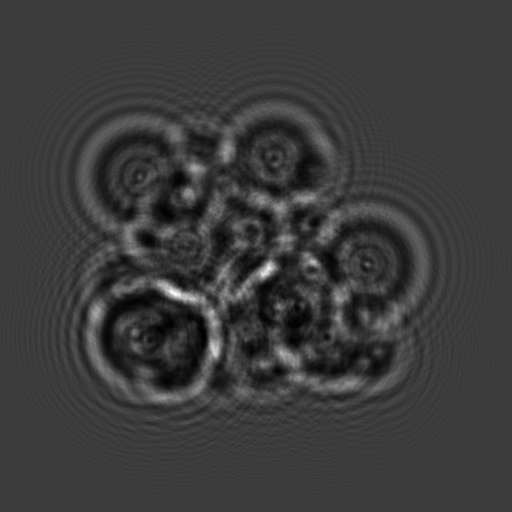
#> input picture examples/test_data/hologram_sphere_e15k_z50mm_p100nm_abs001.tiff, 512 x 512 px
$ jupyter execute --allow-errors holography_tf.ipynb
#> lines starting #> are read from the running program, lines starting #| are printed output that depends on the picture
### selfphish/ganrec.py
import os
import numpy as np
import json
from tqdm import tqdm
import tensorflow as tf
from selfphish.propagators import TomoRadon, TensorRadon, PhaseFresnel, PhaseFraunhofer
from selfphish.models import make_generator, make_discriminator
from selfphish.utils import RECONmonitor, ffactor


def tf_configures():
    os.environ["TF_CPP_MIN_LOG_LEVEL"] = "3"


# Load the configuration from the JSON file
def load_config(filename):
    # Get the directory of the script
    dir_path = os.path.dirname(os.path.realpath(__file__))

    # Construct the full path to the config file
    config_path = os.path.join(dir_path, filename)

    with open(config_path, "r") as file:
        config = json.load(file)
    return config


# Use the configuration
config = load_config("config.json")


# @tf.function
# [9 lines left out: function discriminator_loss, not called in this run]


def l1_loss(img1, img2):
    return tf.reduce_mean(tf.abs(img1 - img2))


def l2_loss(img1, img2):
    return tf.square(tf.reduce_mean(tf.abs(img1 - img2)))


# @tf.function
# [20 lines left out: functions generator_loss, tfnor_phase, avg_results, not called in this run]


class GANtomo:
    # [119 lines left out: functions __init__, make_model, tfnor_tomo, recon_step, recon, not called in this run]


class GANtensor:
    # [124 lines left out: functions __init__, make_model, tfnor_tomo, recon_step, recon, not called in this run]


class GANtomo3D:
    # [148 lines left out: functions __init__, make_model, tfnor_tomo, recon_step, recon_step_filter, recon, not called in this run]
        # return avg_results(recon, gen_loss)


class GANphase:
    # [113 lines left out: functions __init__, make_model, rec_step, recon, not called in this run]


class GANdiffraction:
    # [114 lines left out: functions __init__, tfnor_diff, make_model, rec_step, recon, not called in this run]

### examples/holography_tf.ipynb
# Load the necessary modules

[cell 1]
import tifffile
import matplotlib.pyplot as plt
from selfphish.utils import nor_phase
#> (the rest of this cell did not finish here and is left out)

[cell 2]
energy = 15 # in keV
z = 0.05 # in m
pv = 1e-7 # in m
abs_ratio = 0.001 # ratio of absorption to phase
iter_num = 2000
data = tifffile.imread('./test_data/hologram_sphere_e15k_z50mm_p100nm_abs001.tiff')
#> data is the input picture: shape (512, 512) float32; min 0.0106, max 4.21, mean 1
#> (the rest of this cell did not finish here and is left out)

[cell 3]
import glob
import numpy as np
from scipy.ndimage import uniform_filter
from skimage.metrics import structural_similarity as ssim

# Find all sphere_phase* files in test_results
img_f = tifffile.imread('../examples/test_data/phase_sphere.tiff')
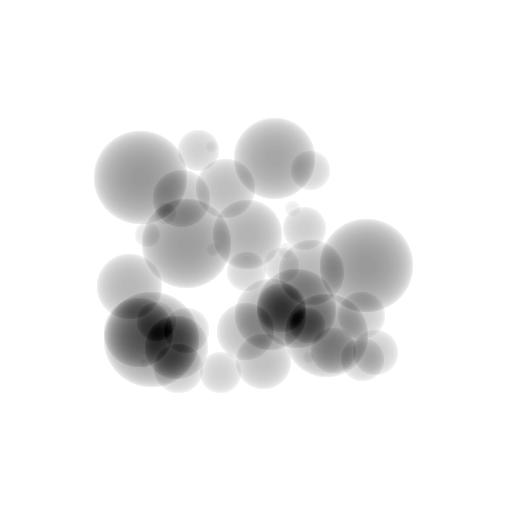
#> input picture examples/test_data/phase_sphere.tiff, 512 x 512 px
#> img_f is the input picture: shape (512, 512) float32; min -5.49, max 0.445, mean -4.32e-06
result_files = sorted(glob.glob('../examples/test_results/sphere_phase*.tiff'))
print('Found result files:', result_files)


def compute_local_nmse(x_recon, x_true, window_size=9):
    """
    Compute a 2D map of local NMSE using a sliding window.

    Parameters:
        x_recon (ndarray): Reconstructed image
        x_true (ndarray): Ground truth image
        window_size (int): Size of the local window (must be odd)

    Returns:
        ndarray: 2D NMSE map
    """
    eps = 1e-10  # to avoid division by zero
    sq_error = (x_recon - x_true) ** 2
    sq_true = x_true ** 2

    local_mse = uniform_filter(sq_error, size=window_size, mode='reflect')
    local_energy = uniform_filter(sq_true, size=window_size, mode='reflect')

    nmse_map = local_mse / (local_energy )
    return nmse_map
ssim_maps = []
nmse_maps = []
ssim_means = []
nmse_means = []

for f in result_files:
    img_r = tifffile.imread(f)
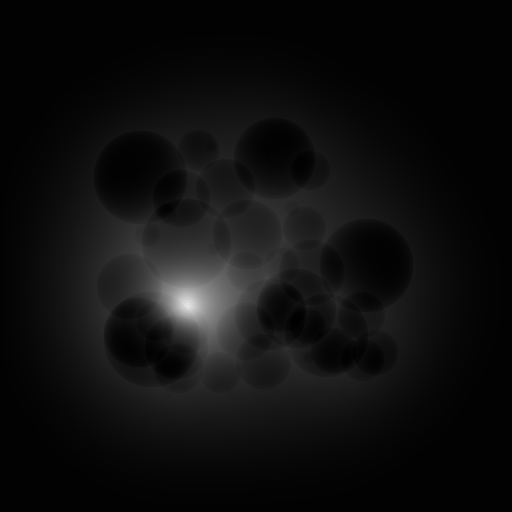
#> input picture examples/test_results/sphere_phase_e15_z001_p1e-7.tiff, 512 x 512 px
#> img_r is the input picture: shape (512, 512) float32; min -0.0613, max 1, mean 1.05e-09
    # Ensure shapes match
    if img_r.shape != img_f.shape:
        print(f'Shape mismatch for {f}, skipping.')
        continue
    # Compute SSIM map
    ssim_val, ssim_map = ssim(img_f, img_r, data_range=img_f.max()-img_f.min(), full=True)
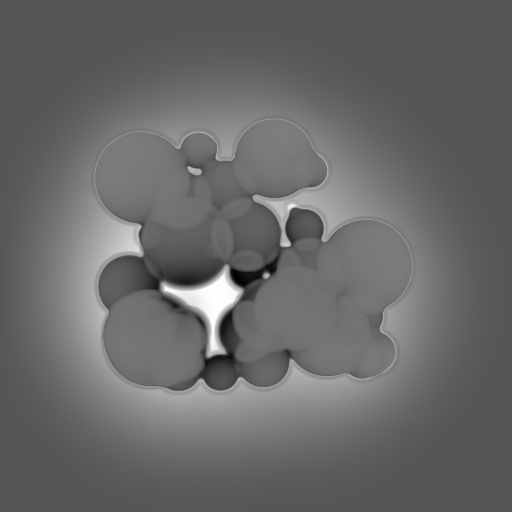
#> ssim_map: shape (512, 512) float32; min -0.817, max 0.992, mean -0.0739; drawn with min black and max white
#> ssim_val = -0.0708
    # Normalize SSIM map to [0, 1]
    ssim_map_norm = (ssim_map - ssim_map.min()) / (ssim_map.max() - ssim_map.min())
    ssim_maps.append(ssim_map_norm)
    ssim_means.append(np.mean(ssim_map_norm))
    # Compute NMSE map
    nmse_map = compute_local_nmse(img_r, img_f)
#> in compute_local_nmse, `sq_error = (x_recon - x_true) ** 2`:
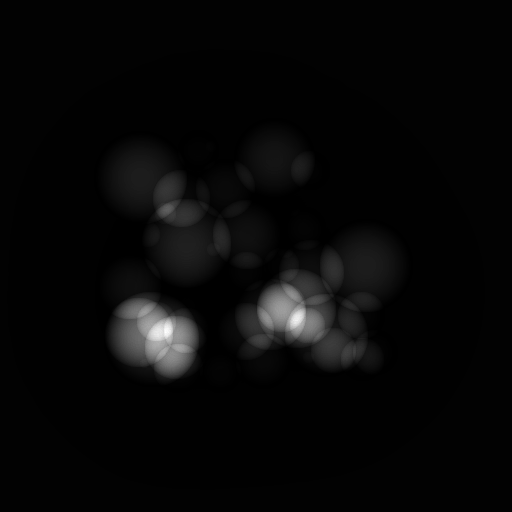
#> sq_error: shape (512, 512) float32; min 1.19e-08, max 30.36, mean 1; drawn with min black and max white
#> in compute_local_nmse, `nmse_map = local_mse / (local_energy )`:
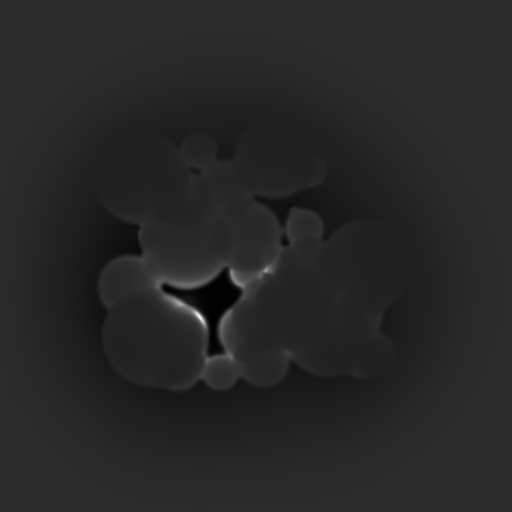
#> nmse_map: shape (512, 512) float32; min 0.00214, max 7.3, mean 1.12; drawn with min black and max white
    nmse_maps.append(nmse_map)
    nmse_means.append(np.mean(nmse_map))
#> pass 2 of the loop `for f in result_files:`:
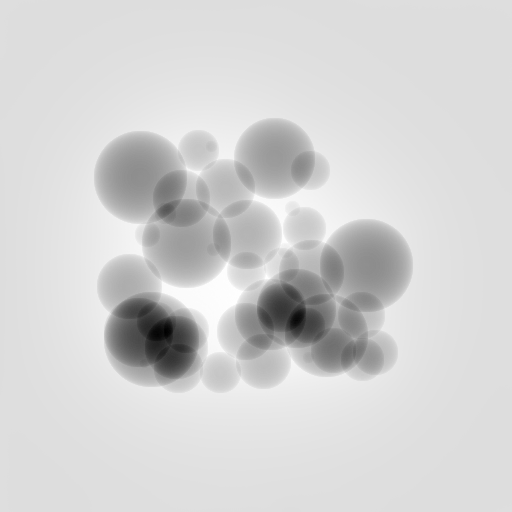
#> input picture examples/test_results/sphere_phase_e15_z005_p1e-7.tiff, 512 x 512 px
#> img_r is the input picture: shape (512, 512) float32; min -4.87, max 1, mean -1.4e-08
#> `ssim_val, ssim_map = ssim(img_f, img_r, data_range=img_f.max()-img_f.m..`:
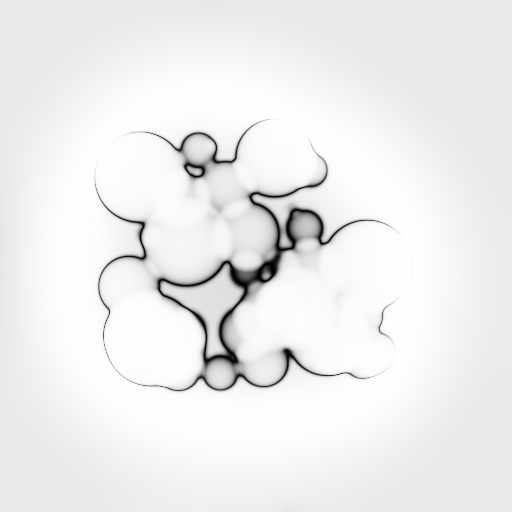
#> ssim_map: shape (512, 512) float32; min -0.959, max 0.999, mean 0.869; drawn with min black and max white
#> ssim_val = 0.87
#> in compute_local_nmse (call 2), `nmse_map = local_mse / (local_energy )`:
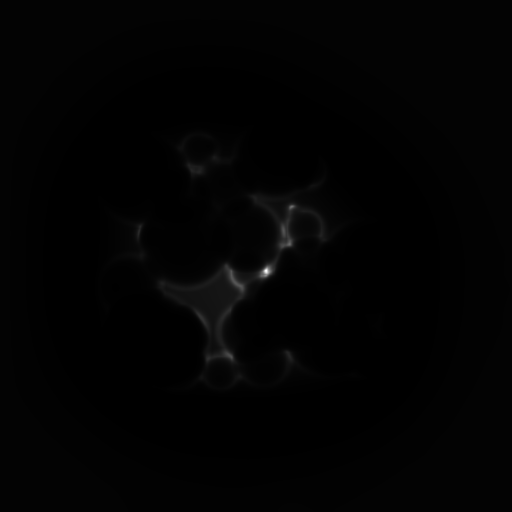
#> nmse_map: shape (512, 512) float32; min 0.000443, max 16.31, mean 0.178; drawn with min black and max white
#> pass 3 of the loop `for f in result_files:`:
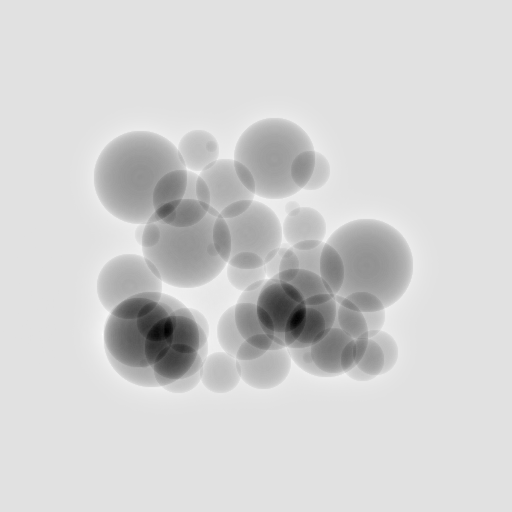
#> input picture examples/test_results/sphere_phase_e15_z01_p1e-7.tiff, 512 x 512 px
#> img_r is the input picture: shape (512, 512) float32; min -4.8, max 1, mean 0
#> `ssim_val, ssim_map = ssim(img_f, img_r, data_range=img_f.max()-img_f.m..`:
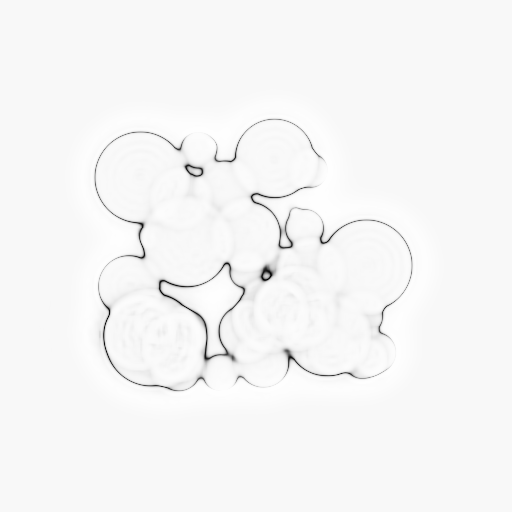
#> ssim_map: shape (512, 512) float32; min -0.811, max 0.999, mean 0.941; drawn with min black and max white
#> ssim_val = 0.94
#> in compute_local_nmse (call 3), `nmse_map = local_mse / (local_energy )`:
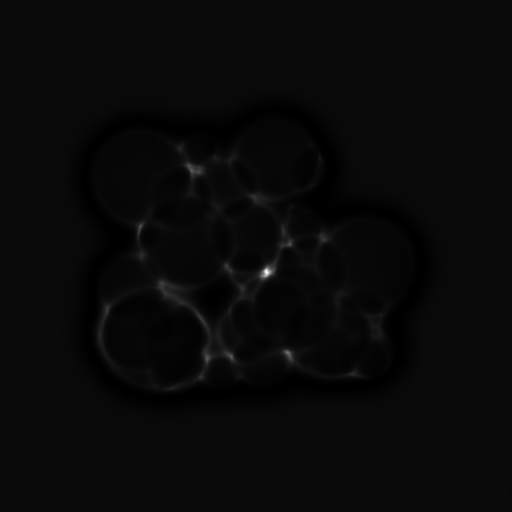
#> nmse_map: shape (512, 512) float32; min 0.000732, max 1.89, mean 0.0691; drawn with min black and max white

# Plot SSIM and NMSE maps for each result
for i, f in enumerate(result_files):
    if i >= len(ssim_maps):
        continue
    fig, axs = plt.subplots(1, 2, figsize=(12, 5))
    im0 = axs[0].imshow(ssim_maps[i], cmap='jet', vmin=0, vmax=1)
    axs[0].set_title(f'SSIM map (normalized)\n{f.split("/")[-1]}')
    axs[0].axis('off')
    plt.colorbar(im0, ax=axs[0], fraction=0.046, pad=0.04)
    # Add mean SSIM value at bottom left
    axs[0].text(0.01, 0.99, f"mean SSIM: {ssim_means[i]:.4f}", color='white', fontsize=10, ha='left', va='top', transform=axs[0].transAxes, bbox=dict(facecolor='black', alpha=0.5, boxstyle='round,pad=0.2'))
    im1 = axs[1].imshow(nmse_maps[i], cmap='jet', vmin=0, vmax=nmse_maps[i].max())
    axs[1].set_title('NMSE map')
    axs[1].axis('off')
    plt.colorbar(im1, ax=axs[1], fraction=0.046, pad=0.04)
    # Add mean NMSE value at bottom left
    axs[1].text(0.01, 0.99, f"mean NMSE: {nmse_means[i]:.4e}", color='white', fontsize=10, ha='left', va='top', transform=axs[1].transAxes, bbox=dict(facecolor='black', alpha=0.5, boxstyle='round,pad=0.2'))
    plt.tight_layout()
    plt.show()
#> this loop made 3 passes
#> pass 1, `plt.show()`:
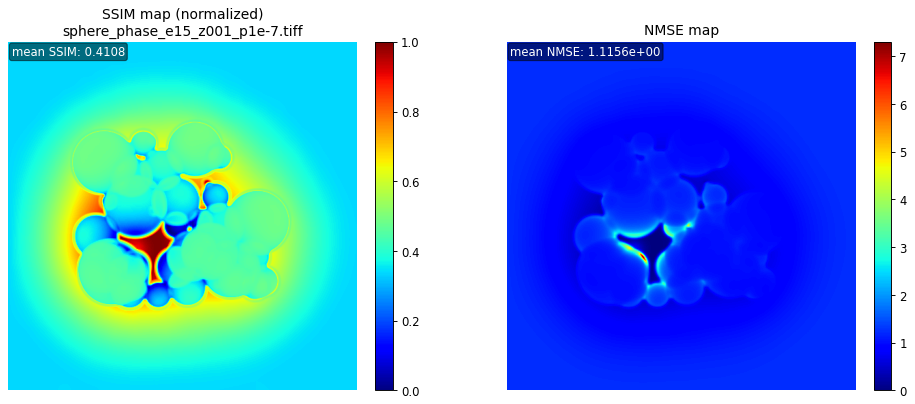
#> figure drawn by matplotlib, 4 panels
#> pass 2, `plt.show()`:
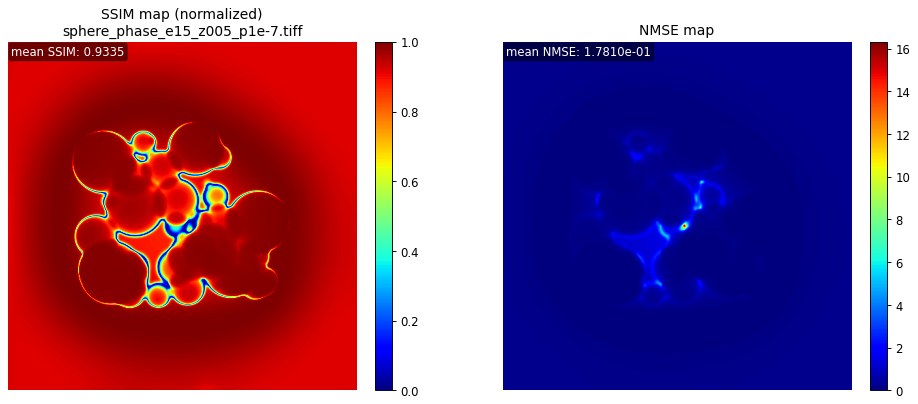
#> figure drawn by matplotlib, 4 panels
